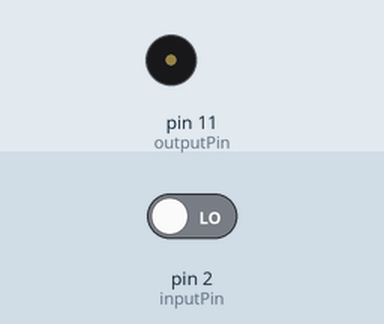
Recording of a sketch running on a simulated Arduino Uno, built with avr-gcc and run on an emulated ATmega328P. On the bench: buzzer (waves = sounding). Inputs (shaded band) come from the test bench; at power-on: pin 2 (inputPin) LOW.

Above: at 1.2 s.
1.3 s: pin 2 (inputPin) driven HIGH
At 1.7 s:
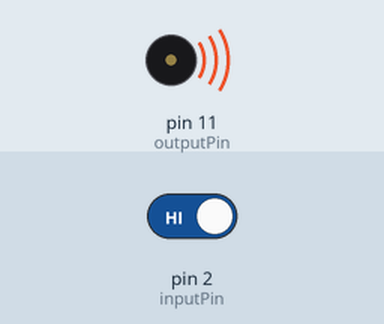
2.8 s: pin 2 (inputPin) driven LOW
At 4.0 s:
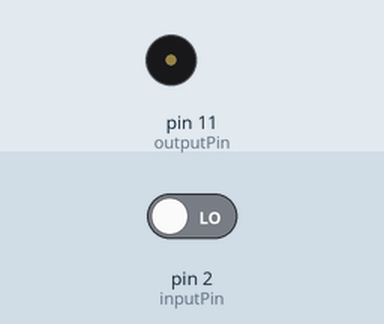
Timing chart, 0 to 5.8 s (numbered marks = the images above; inputs shaded):
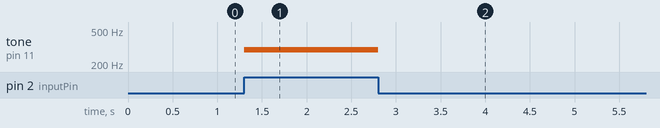

Measured:
- after the input at 1.3 s, tone on pin 11 (outputPin): silent → 294 Hz at once
- after the input at 2.8 s, tone on pin 11 (outputPin): 294 Hz → silent at once

The sketch:

ch11_3.ino
```cpp
int inputPin = 2;
int outputPin = 11;

void setup() {
  pinMode(inputPin, INPUT);
  pinMode(outputPin, OUTPUT);
}

void loop() {
  int inputState = digitalRead(inputPin);
  if (inputState == HIGH) {
    tone(outputPin, 294);
  } else {
    noTone(outputPin);
  }
}
```
